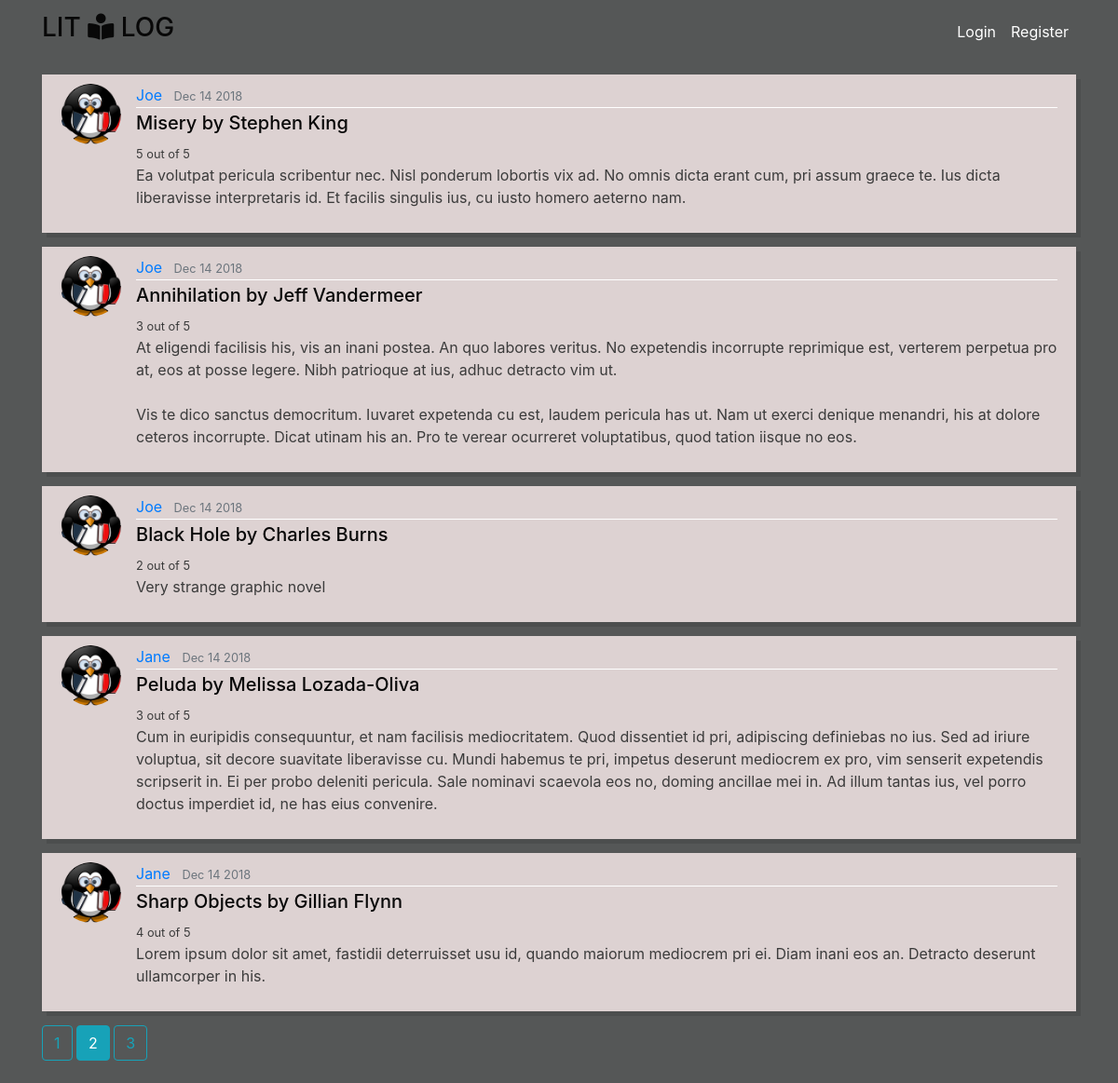
The page /home?page=2 on the database its author committed.
### litlog/models.py (models this page shows, shortened)
class Book(db.Model):
    id = db.Column(db.Integer, primary_key=True)
    title = db.Column(db.String(100), nullable=False)
    author = db.Column(db.String(100), nullable=False)
    date_posted = db.Column(db.DateTime, nullable=False, default=datetime.utcnow)
    rating = db.Column(db.Integer, nullable=False)
    content = db.Column(db.Text, nullable=False)
    user_id = db.Column(db.Integer, db.ForeignKey('user.id'), nullable=False)

class User(db.Model, UserMixin):
	id = db.Column(db.Integer, primary_key=True)
	username = db.Column(db.String(20), unique=True, nullable=False)
	first = db.Column(db.String(35), nullable=False)
	last = db.Column(db.String(35), nullable=False)
	email = db.Column(db.String(20), unique=True, nullable=False)
	image_file = db.Column(db.String(20), nullable=False, default='default.png')
	password = db.Column(db.String(20), nullable=False)
	reviews = db.relationship('Book', backref='writer', cascade="all,delete", lazy=True)

### litlog/routes.py (the view)
@app.route("/")
@app.route("/home")
def home():
    page = request.args.get('page', 1, type=int)
    books = Book.query.order_by(Book.date_posted.desc()).paginate(page=page, per_page=5)
    return render_template('home.html', title='Home', books=books)

### litlog/templates/home.html
{% extends "layout.html" %}
{% block content%}
	{% for book in books.items %}
		<article class="media content-section">
			<img class="rounded-circle article-img" src="{{ url_for('static', filename='pics/' + book.writer.image_file) }}">
		  <div class="media-body">
		    <div class="article-metadata">
		      <a class="mr-2" href="{{ url_for('user_reviews', username=book.writer.username) }}">{{ book.writer.username }}</a>
		      <small class="text-muted">{{ book.date_posted.strftime('%b %d %Y') }}</small>
		    </div>
		    <a href="{{ url_for('review', review_id=book.id) }}"><h5>{{ book.title }} by {{ book.author }}</h5></a>
		    <small class="article-content">{{ book.rating }} out of 5</small>
		    <p class="article-content">{{ book.content }}</p>
		  </div>
		</article>
	{% endfor %}
	{% for page_num in books.iter_pages(left_edge=1, right_edge=1, left_current=2, right_current=2) %}
		{% if page_num %}
			{% if books.page == page_num %}
				<a class="btn btn-info mb-4" href="{{ url_for('home', page=page_num) }}">{{ page_num }}</a>
			{% else %}
				<a class="btn btn-outline-info mb-4" href="{{ url_for('home', page=page_num) }}">{{ page_num }}</a>
			{% endif %}
		{% else %}
			...
		{% endif %}
	{% endfor %}
{% endblock content %}

### litlog/static/style.css (style rules this page uses)
body { background: #555757; color: #3b3b3b; margin-top: 5em; }
h1, h2, h3, h4, h5, h6 { color: #080808; }
.content-section { background: #ddd2d2; padding: 10px 20px; margin-bottom: 15px; box-shadow: 5px 5px rgba(0, 0, 0, 0.1); }
.article-content { white-space: pre-line; }
.article-img { height: 65px; width: 65px; margin-right: 16px; }
.article-metadata { padding-bottom: 1px; margin-bottom: 4px; border-bottom: 1px solid white; }

### rows shown on the page
Book: image_file (placeholder picture), writer.username "Joe", date_posted "Dec 14 2018", title "Misery", author "Stephen King", rating "5", content "Ea volutpat pericula scribentur nec. Nisl ponderum lobortis vix ad. No omnis dicta erant cum, pri assum graece te. Ius dicta liberavisse interpretaris id. Et facilis singulis ius, cu iusto homero aeterno nam."
Book: image_file (placeholder picture), writer.username "Joe", date_posted "Dec 14 2018", title "Annihilation", author "Jeff Vandermeer", rating "3", content "At eligendi facilisis his, vis an inani postea. An quo labores veritus. No expetendis incorrupte reprimique est, verterem perpetua pro at, eos at posse legere. Nibh patrioque at ius, adhuc detracto vim ut. Vis te dico sanctus democritum. Iuvaret expetenda cu est, laudem pericula has ut. Nam ut exerci denique menandri, his at dolore ceteros incorrupte. Dicat utinam his an. Pro te verear ocurreret voluptatibus, quod tation iisque no eos."
Book: image_file (placeholder picture), writer.username "Joe", date_posted "Dec 14 2018", title "Black Hole", author "Charles Burns", rating "2", content "Very strange graphic novel"
Book: image_file (placeholder picture), writer.username "Jane", date_posted "Dec 14 2018", title "Peluda", author "Melissa Lozada-Oliva", rating "3", content "Cum in euripidis consequuntur, et nam facilisis mediocritatem. Quod dissentiet id pri, adipiscing definiebas no ius. Sed ad iriure voluptua, sit decore suavitate liberavisse cu. Mundi habemus te pri, impetus deserunt mediocrem ex pro, vim senserit expetendis scripserit in. Ei per probo deleniti pericula. Sale nominavi scaevola eos no, doming ancillae mei in. Ad illum tantas ius, vel porro doctus imperdiet id, ne has eius convenire."
Book: image_file (placeholder picture), writer.username "Jane", date_posted "Dec 14 2018", title "Sharp Objects", author "Gillian Flynn", rating "4", content "Lorem ipsum dolor sit amet, fastidii deterruisset usu id, quando maiorum mediocrem pri ei. Diam inani eos an. Detracto deserunt ullamcorper in his."

### other values the page prints
{{ page_num }} "1" "3"
{{ page_num }} "2"
